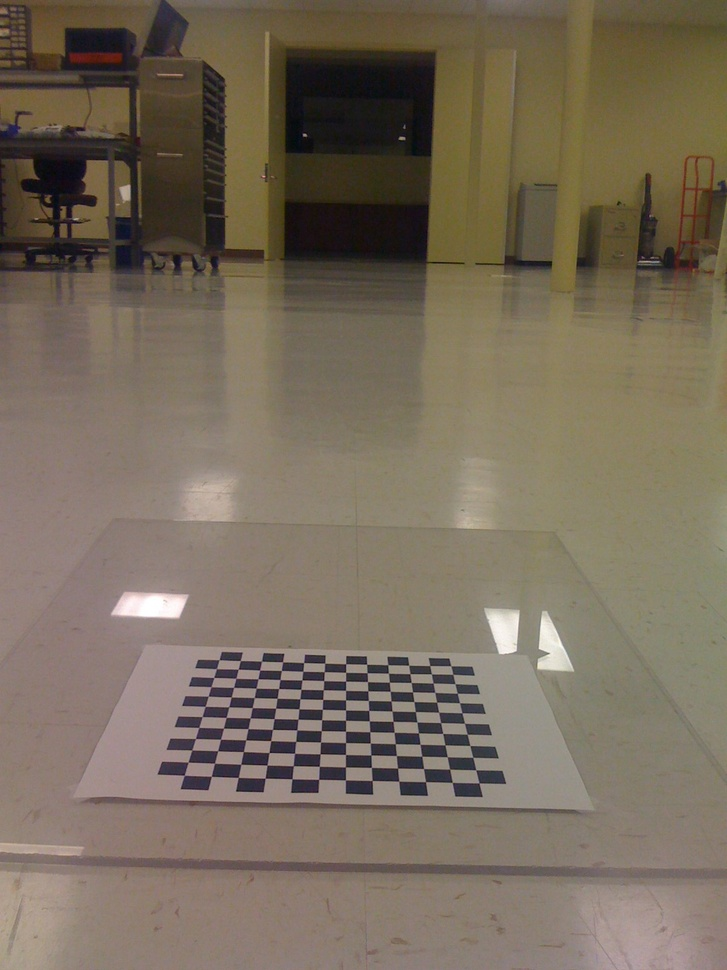
//> input picture Learning-OpenCV-3_examples/datas/birdseye/IMG_0214.jpg, 727 x 970 px, shrunk from 1200 x 1600 before the run
$ ./example_12-03 ../../datas/birdseye/IMG_0214.jpg   (built with g++ and OpenCV 4)
//> lines starting //> are read from the running program, lines starting //| are printed output that depends on the picture; after the words box and inside, x2 and y2 are one past the last pixel; in counts of white or black regions, pixels touching at a corner belong together
// Example 12-3. Using GrabCut for background removal

#include "stdafx.h"
#include "..\..\_opencv.h"

#include <string>

using std::cout;
using std::cerr;
using std::endl;

cv::Mat img_preview;
cv::Mat img;
cv::Mat markers;
cv::Mat drawRect;
int x_0 = -1;
int y_0 = -1;
int x_1, y_1;
int drawr = 0;

bool finished;

void displayResult() {
	int rows = img.rows;
	int cols = img.cols;
	cv::Vec3b blackClr(0, 0, 0);
	for (int i = 0; i < rows; ++i) {
		for (int j = 0; j < cols; ++j) {
			if (markers.at<uchar>(i, j) != cv::GC_FGD && markers.at<uchar>(i, j) != cv::GC_PR_FGD) {
				img.at<cv::Vec3b>(i, j) = blackClr;
			}
		}
	}
	cv::imshow("image", img);
	finished = true;
}

static void onMouseClick(int event, int x, int y, int, void*) {
	if (finished) {
		return;
	}

	if (event == cv::EVENT_LBUTTONDOWN && drawr == 0) {
		if (x_0 < 0) {
			x_0 = x;
			y_0 = y;
			cv::ellipse(markers, cv::Point(x, y), cv::Size(1, 1),
				0, 0, 360, cv::GC_FGD, 3);
			cv::ellipse(drawRect, cv::Point(x, y), cv::Size(1, 1),
				0, 0, 360, cv::Scalar(0, 0, 255), 3);
			drawr = 1;
		}

		cv::addWeighted(img, 0.7, drawRect, 0.3, 0, img_preview);

		cv::imshow("image", img_preview);
		return;
	}
	if (event == cv::EVENT_LBUTTONUP) {
		drawr = 2;
	}
	if (drawr == 1) { //Just moving
		drawRect.setTo(0);
		cv::rectangle(drawRect, cv::Point(x_0, y_0), cv::Point(x, y), cv::Scalar(0, 0, 255), -1);

		cv::addWeighted(img, 0.7, drawRect, 0.3, 0, img_preview);
		x_1 = x; y_1 = y;
		cv::imshow("image", img_preview);
		return;
	}

	if (drawr == 2) {
		cv::Mat bg;
		cv::Mat fg;
		cv::rectangle(markers, cv::Point(x_0, y_0), cv::Point(x_1, y_1), cv::GC_PR_FGD, -1);
		cv::grabCut(img, markers, cv::Rect(0, 0, img.cols - 1, img.rows - 1),
			bg, fg, 5, cv::GC_EVAL);
		displayResult();
		return;
	}
}

void help(char** argv) {
	cout << "\nExample 12-3. Using GrabCut for background removal"
		<< "\n- Use left mouse to drag a rectangle over the object"
		<< "\n- On release of left mouse button, we will perform GrabCut"
		<< "\n- Press any key to terminate program"
		<< "\nUsage: "
		<< argv[0] << " <path/imagename>\n"
		<< "\nExample:\n" << argv[0] << " ../stuff.jpg\n" << endl;
}


int main(int argc, char** argv) {
	help(argv);
	if (argc != 2) {
		return -1;
	}

	img = cv::imread(std::string(argv[1]), CV_LOAD_IMAGE_COLOR);
//> img is the input picture: 970 rows x 727 cols, CV_8UC3; mean B, G, R 91.8, 108.2, 120.2
	if (img.channels() != 3) {
		cerr << "Input image should have 3 channels" << endl;
		exit(1);
	}

	markers = cv::Mat(img.size(), CV_8UC1);
	markers.setTo(cv::GC_PR_BGD);

	img_preview = img.clone();
	drawRect = img.clone();

	finished = false;

	cv::namedWindow("image", cv::WINDOW_AUTOSIZE);
	cv::setMouseCallback("image", onMouseClick, 0);

	cv::imshow("image", img_preview);

	cv::waitKey(0);
//> the left mouse button is pressed and released at (181, 242)
//> in onMouseClick, `cv::ellipse(markers, cv::Point(x, y), cv::Size(1, 1), 0, 0, 360, cv::G..`:
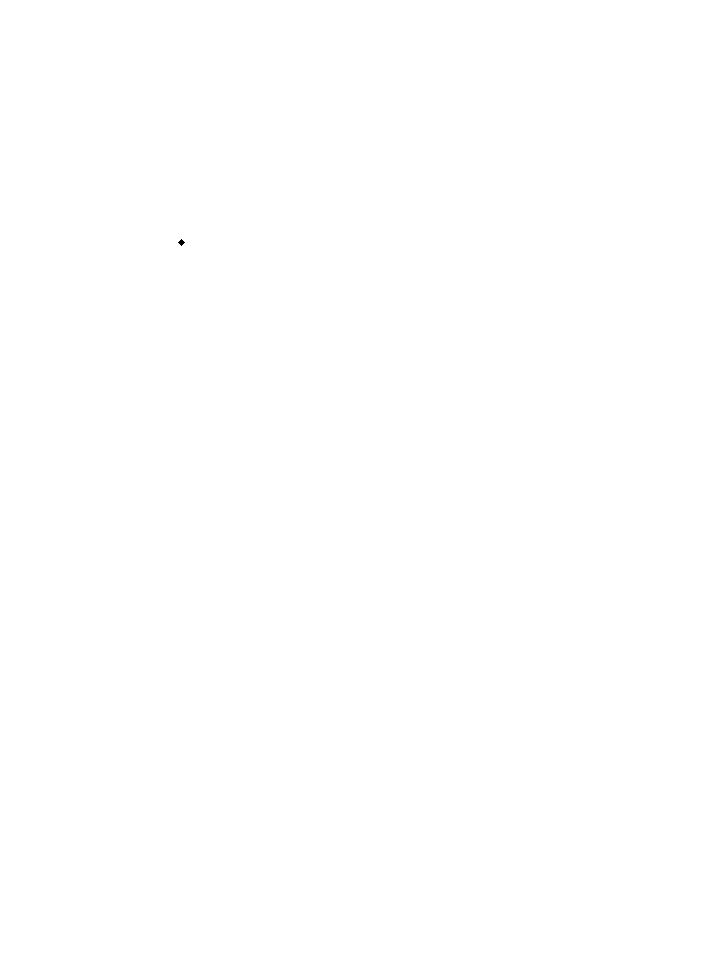
//> markers: 970 rows x 727 cols, CV_8UC1; values 1 (black) and 2 (white), 100% white; 1 black region, box (x1, y1, x2, y2) and area: (178, 239, 185, 246) 25
//> in onMouseClick, `cv::ellipse(drawRect, cv::Point(x, y), cv::Size(1, 1), 0, 0, 360, cv::..`: drawRect: 970 rows x 727 cols, CV_8UC3; 25 pixels changed, all inside (x1, y1, x2, y2) = (178, 239, 185, 246)
//> call 2 of onMouseClick, with event = 4, x = 181, y = 242
//> in onMouseClick (call 2), `cv::rectangle(markers, cv::Point(x_0, y_0), cv::Point(x_1, y_1), cv::G..`:
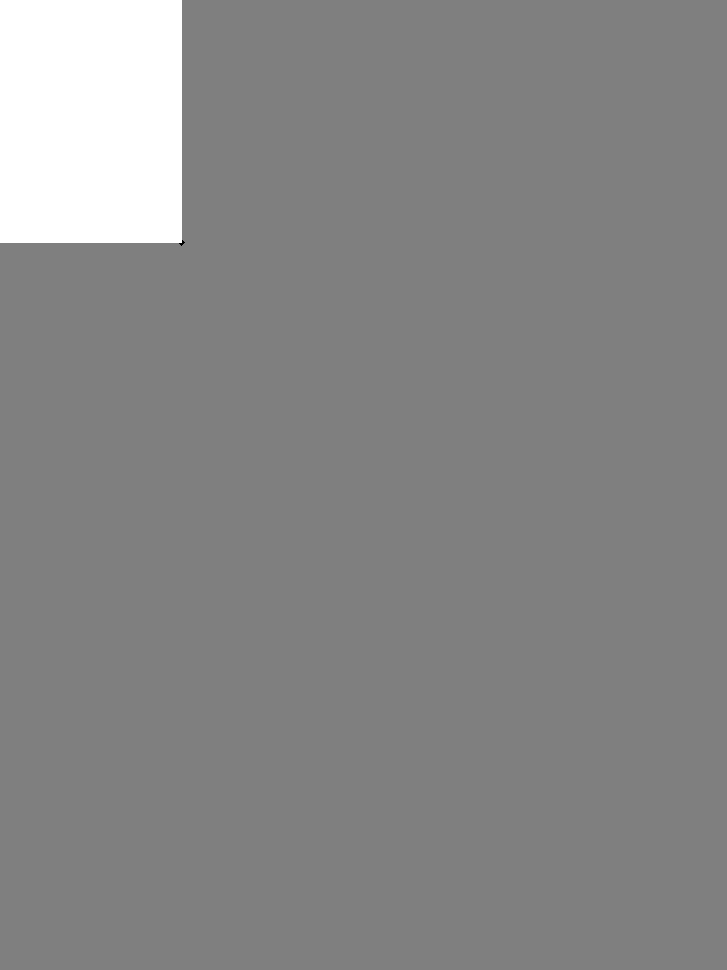
//> markers: 970 rows x 727 cols, CV_8UC1; 6.27% of pixels changed, all inside (x1, y1, x2, y2) = (0, 0, 182, 243); drawn with min black and max white
//> in onMouseClick (call 2), `cv::grabCut(img, markers, cv::Rect(0, 0, img.cols - 1, img.rows - 1), ..`:
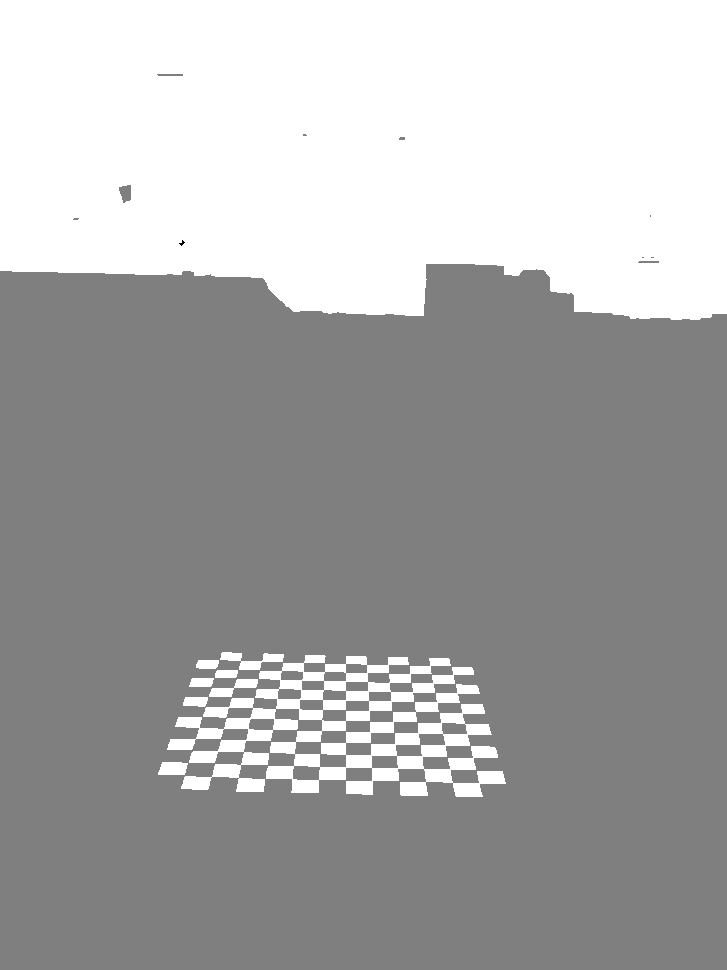
//> markers: 970 rows x 727 cols, CV_8UC1; min 1, max 3, mean 2.33; drawn with min black and max white
//> in onMouseClick (call 2), `cv::grabCut(img, markers, cv::Rect(0, 0, img.cols - 1, img.rows - 1), ..`: bg = 65 values, max 337.7 at index 20, min 0 at index 1, mean 42.03; fg = 65 values, max 1142.3 at index 28, min 0 at index 1, mean 98.31
//> after the loop in displayResult, `for (int i = 0; i < rows; ++i)`:
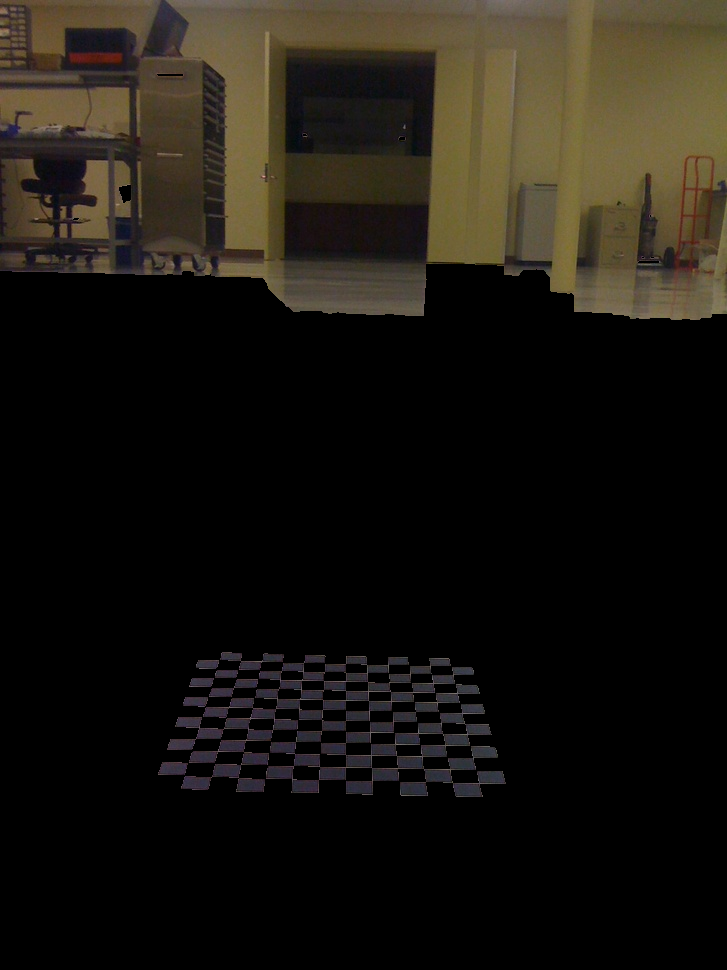
//> img: 970 rows x 727 cols, CV_8UC3; mean B, G, R 16.6, 23.1, 26.8
//> the left mouse button is pressed and released at (545, 242)
//> the left mouse button is pressed and released at (545, 727)
//> the left mouse button is pressed and released at (181, 727)

	return 0;
}

$ run again, on Learning-OpenCV-3_examples/datas/birdseye/IMG_0218.jpg
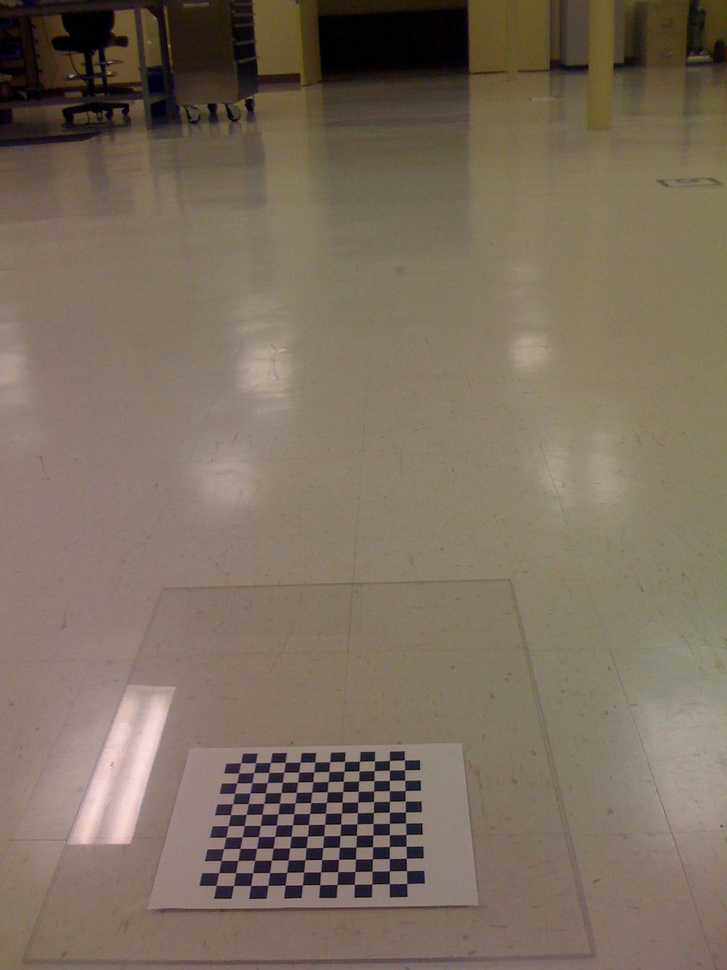
//> input picture Learning-OpenCV-3_examples/datas/birdseye/IMG_0218.jpg, 727 x 970 px, shrunk from 1200 x 1600 before the run
//> img is the input picture: 970 rows x 727 cols, CV_8UC3; mean B, G, R 94, 110.5, 122.9
//> drawRect: 970 rows x 727 cols, CV_8UC3; 25 pixels changed, all inside (x1, y1, x2, y2) = (178, 239, 185, 246)
//> in onMouseClick (call 2), `cv::grabCut(img, markers, cv::Rect(0, 0, img.cols - 1, img.rows - 1), ..`:
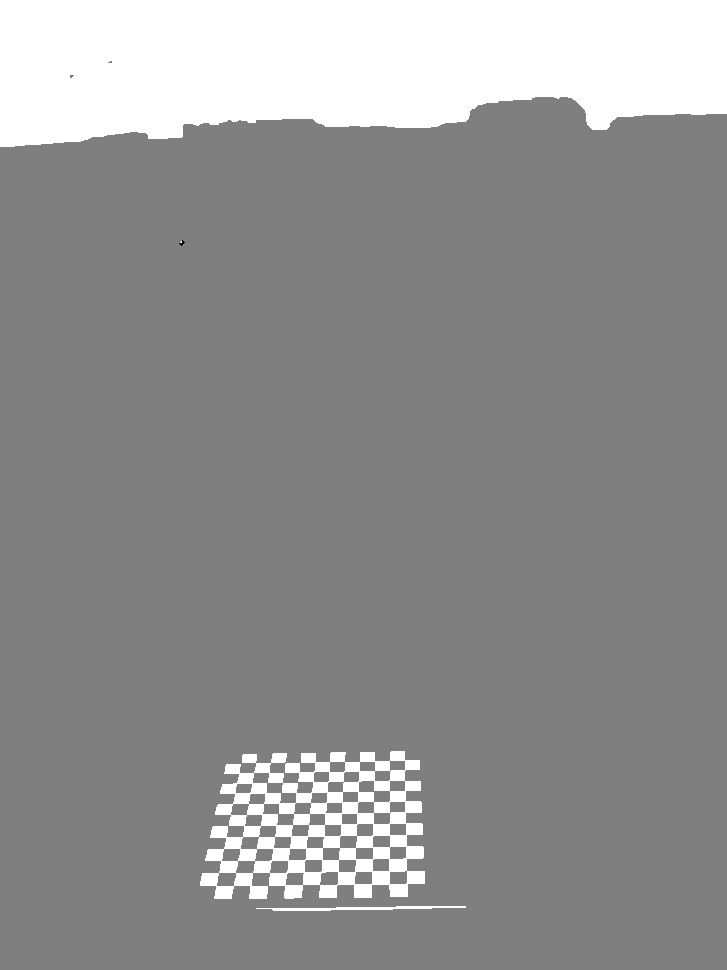
//> markers: 970 rows x 727 cols, CV_8UC1; min 1, max 3, mean 2.15; drawn with min black and max white
//> bg = 65 values, max 337.8 at index 20, min 0 at index 1, mean 42.14; fg = 65 values, max 1132.6 at index 28, min 0 at index 1, mean 99.94
//> after the loop in displayResult, `for (int i = 0; i < rows; ++i)`:
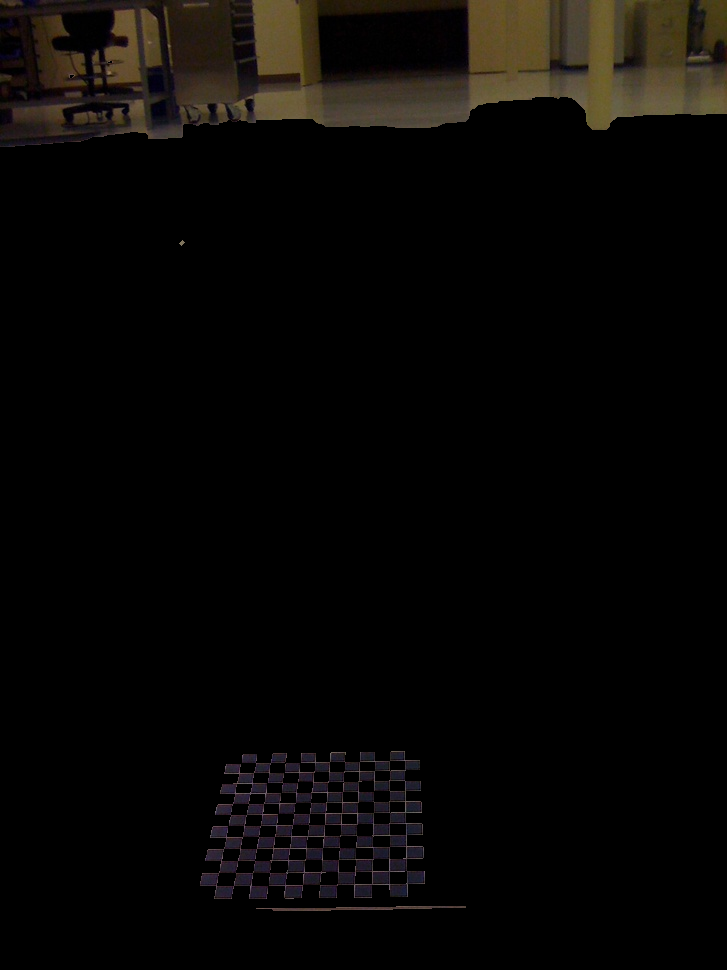
//> img: 970 rows x 727 cols, CV_8UC3; mean B, G, R 5, 6.8, 8.3

$ run again, on Learning-OpenCV-3_examples/datas/birdseye/IMG_0219.jpg
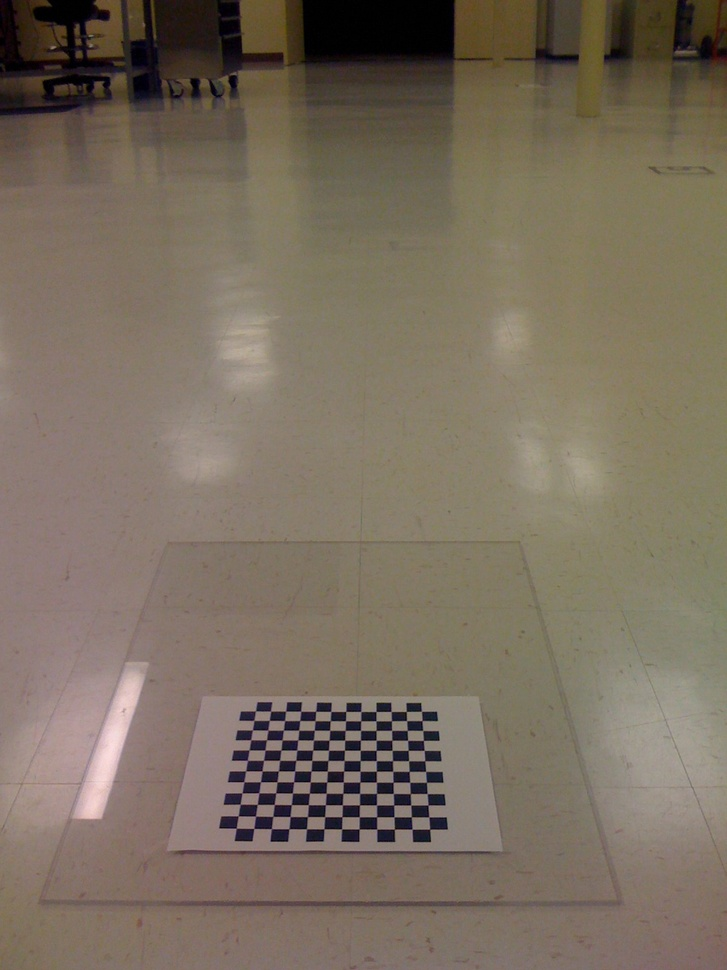
//> input picture Learning-OpenCV-3_examples/datas/birdseye/IMG_0219.jpg, 727 x 970 px, shrunk from 1200 x 1600 before the run
//> img is the input picture: 970 rows x 727 cols, CV_8UC3; mean B, G, R 95.3, 110.4, 122.4
//> drawRect: 970 rows x 727 cols, CV_8UC3; 25 pixels changed, all inside (x1, y1, x2, y2) = (178, 239, 185, 246)
//> in onMouseClick (call 2), `cv::grabCut(img, markers, cv::Rect(0, 0, img.cols - 1, img.rows - 1), ..`:
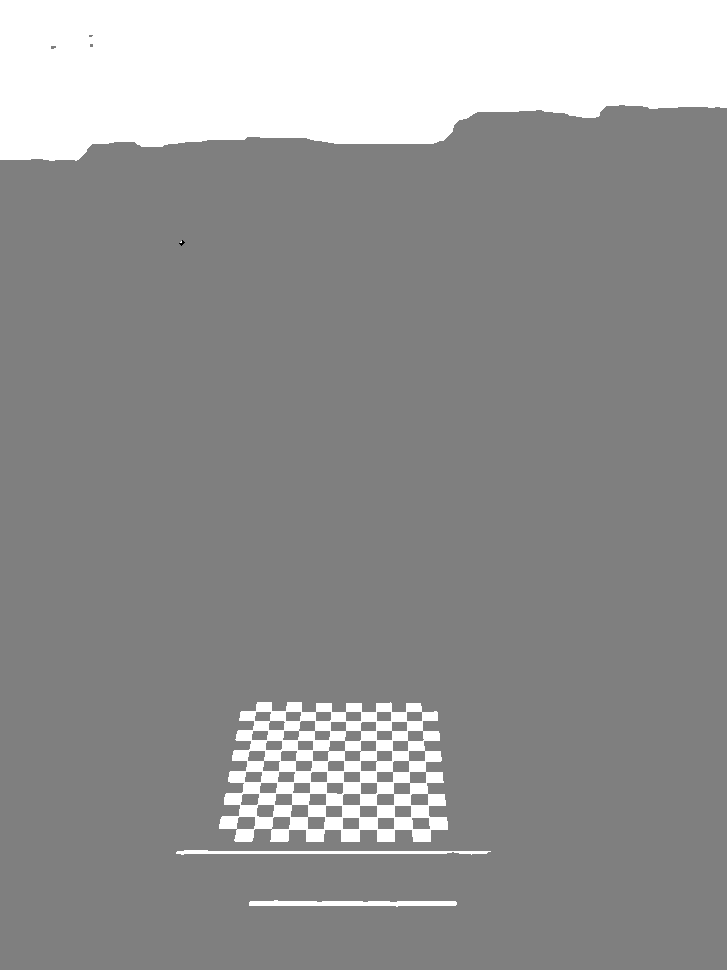
//> markers: 970 rows x 727 cols, CV_8UC1; min 1, max 3, mean 2.16; drawn with min black and max white
//> bg = 65 values, max 259.8 at index 20, min 0 at index 1, mean 31.92; fg = 65 values, max 1229.6 at index 28, min 0 at index 1, mean 114.8
//> after the loop in displayResult, `for (int i = 0; i < rows; ++i)`:
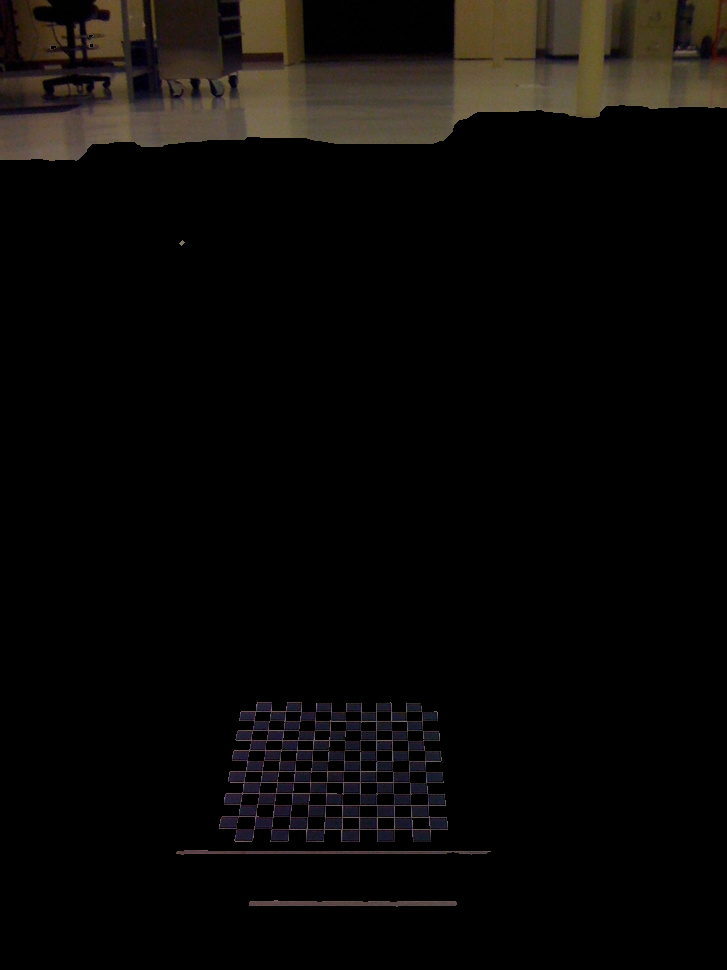
//> img: 970 rows x 727 cols, CV_8UC3; mean B, G, R 6.7, 8.4, 10.1
